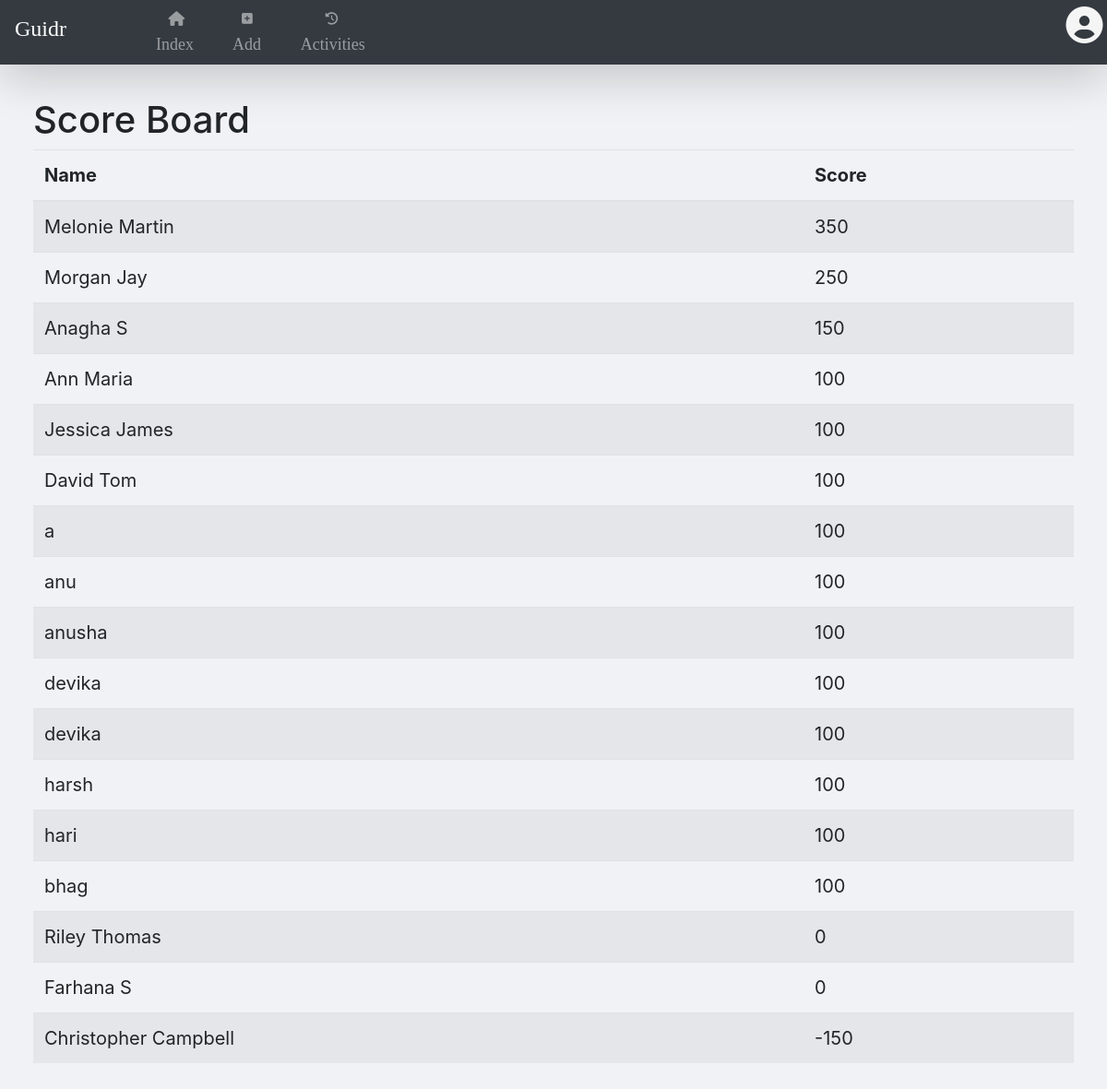
The app's page /scoreBoard with its own data.
### app.py (models this page shows)
class User(db.Model):
    id = db.Column(db.Integer, primary_key=True)
    username = db.Column(db.String(50))
    password = db.Column(db.String(50))
    typeOfAccount = db.Column(db.String(10))
    credentials = db.Column(db.String(50))
    image = db.Column(db.String(50))
    about = db.Column(db.String(50))
    skills = db.Column(db.String(50))
    institute = db.Column(db.String(50))
    verifiedskills = db.Column(db.String(50))
    github = db.Column(db.String(50))
    linkedin = db.Column(db.String(50))
    score = db.Column(db.Integer, default=100)

### app.py (the view)
@app.route('/scoreBoard')
def scoreBoard():
    rank_user = User.query.order_by(desc(User.score))
    return render_template('scoreBoard.html', rank_user=rank_user)

### templates/scoreBoard.html
{% extends "layout.html"%}
{% block content%}
<h1>Score Board</h1>
<div>
    <table class="table table-striped table-hover">
        <thead>
        <tr>
            <th scope="col">Name</th>
            <th scope="col">Score</th>
        </tr>
        </thead>
        <tbody>
        <tr>
            {% for i in rank_user %}
            <td scope="row">{{i.username}}</td>
            <td>{{i.score}}</td>
        </tr>
        {% endfor %}
        </tbody>
    </table>
</div>
{% endblock%}

### templates/layout.html (shortened to what this page needs)
<!DOCTYPE html>
<html lang="en">
<head>
    <link rel="stylesheet" href="/static/layout.css">
    <link rel="stylesheet" href="https://stackpath.bootstrapcdn.com/bootstrap/4.3.1/css/bootstrap.min.css"
>
</head>
<body>
<nav class="navbar navbar-expand-md bg-dark navbar-dark shadow-lg " style="font-family:calibri;">
    <a class="navbar-brand" href="#"><strong><h4>Guidr</h4></strong></a>&nbsp; &nbsp; &nbsp; &nbsp;
    <ul class="nav navbar-nav ">
        <li class="nav-item" style="font-size:18px">
            <a class="nav-link" href="/index">&nbsp; &nbsp; &nbsp;
                &nbsp;&nbsp; &nbsp; &nbsp; <i class="fas fa-home fa-sm"></i>&nbsp;<br>&nbsp; &nbsp; &nbsp;&nbsp;&nbsp;
                &nbsp; Index</a>
        </li>
        <li class="nav-item" style="font-size:18px">
            <a class="nav-link" href="/add">&nbsp; &nbsp; &nbsp; &nbsp; <i class="fas fa-plus-square fa-xs"></i>
                &nbsp;&nbsp; &nbsp; &nbsp;&nbsp;<br>&nbsp;&nbsp;&nbsp; &nbsp; Add</a>
        </li>
        <li class="nav-item" style="font-size:18px">
            <a class="nav-link" href="/history"> &nbsp; &nbsp;&nbsp; &nbsp;<i class="fas fa-history  fa-xs"></i>
                &nbsp; &nbsp;&nbsp;<br>Activities</a>
        </li>
        <div class="dropdown" style="float:right;transform:translateX(900%); z-index:10">
            <button type="button" class="btn  dropdown-toggle" data-toggle="dropdown">
                <i class="fas fa-user-circle" style="font-size: 2.5em;color: #f5f5f5;"></i>
            </button>
        </div>
    </ul>
</nav>
<div class="content">
    {% block content%}
    {% endblock%}
</div>
</body>
</html>

### static/layout.css (style rules this page uses)
body { color: #1864ab; background:#F0F2F5 !important; font-size:20px; }
.navbar { margin-bottom:1%; height:70px; }
button { background-color:rgb(40,62,74); color:white; border-radius: 18px; }
li { font-size:20px; }
.content { font-size:20px; padding:2%; margin:1%; }
.navbar { background: transparent; }
body { font-family: calibri; width: 100%; }

### records on screen
User: username "Melonie Martin", score "350"
User: username "Morgan Jay", score "250"
User: username "Anagha S", score "150"
User: username "Ann Maria", score "100"
User: username "Jessica James", score "100"
User: username "David Tom", score "100"
User: username "a", score "100"
User: username "anu", score "100"
User: username "anusha", score "100"
User: username "devika", score "100"
User: username "devika", score "100"
User: username "harsh", score "100"
User: username "hari", score "100"
User: username "bhag", score "100"
User: username "Riley Thomas", score "0"
User: username "Farhana S", score "0"
User: username "Christopher Campbell", score "-150"
